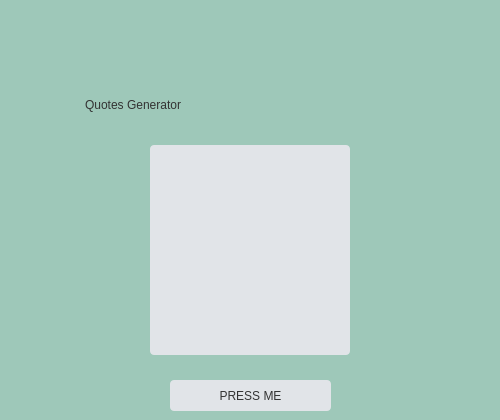
    <widget class="QWidget" name="MotivationPage">
     <property name="styleSheet">
      <string notr="true">background-color: #9EC8B9;</string>
     </property>
     <widget class="QPushButton" name="ReturnButton5">
      <property name="geometry">
       <rect>
        <x>450</x>
        <y>10</y>
        <width>41</width>
        <height>31</height>
       </rect>
      </property>
      <property name="cursor">
       <cursorShape>PointingHandCursor</cursorShape>
      </property>
      <property name="styleSheet">
       <string notr="true">background-image: url(:/Images/ReturnArrow.jpg);
background-position: center;
border-color: black;
border-radius: 4px;
</string>
      </property>
      <property name="text">
       <string/>
      </property>
     </widget>
     <widget class="QTextEdit" name="quoteDisplay">
      <property name="geometry">
       <rect>
        <x>150</x>
        <y>145</y>
        <width>200</width>
        <height>210</height>
       </rect>
      </property>
      <property name="font">
       <font>
        <family>Roboto Slab Medium</family>
        <pointsize>16</pointsize>
        <italic>false</italic>
        <fontweight>Medium</fontweight>
       </font>
      </property>
      <property name="styleSheet">
       <string notr="true">background-color: #e1e4e8;
font: 500 16pt &quot;Roboto Slab Medium&quot;;
color: black;
text-align: center;
border-color: black;
border-radius: 4px;
</string>
      </property>
      <property name="verticalScrollBarPolicy">
       <enum>Qt::ScrollBarAlwaysOff</enum>
      </property>
      <property name="horizontalScrollBarPolicy">
       <enum>Qt::ScrollBarAlwaysOff</enum>
      </property>
      <property name="readOnly">
       <bool>true</bool>
      </property>
      <property name="html">
       <string>&lt;!DOCTYPE HTML PUBLIC &quot;-//W3C//DTD HTML 4.0//EN&quot; &quot;http://www.w3.org/TR/REC-html40/strict.dtd&quot;&gt;
&lt;html&gt;&lt;head&gt;&lt;meta name=&quot;qrichtext&quot; content=&quot;1&quot; /&gt;&lt;meta charset=&quot;utf-8&quot; /&gt;&lt;style type=&quot;text/css&quot;&gt;
p, li { white-space: pre-wrap; }
hr { height: 1px; border-width: 0; }
li.unchecked::marker { content: &quot;\2610&quot;; }
li.checked::marker { content: &quot;\2612&quot;; }
&lt;/style&gt;&lt;/head&gt;&lt;body style=&quot; font-family:'Roboto Slab Medium'; font-size:16pt; font-weight:500; font-style:normal;&quot;&gt;
&lt;p align=&quot;center&quot; style=&quot;-qt-paragraph-type:empty; margin-top:0px; margin-bottom:0px; margin-left:0px; margin-right:0px; -qt-block-indent:0; text-indent:0px; font-family:'Segoe UI'; font-size:9pt; font-weight:400;&quot;&gt;&lt;br /&gt;&lt;/p&gt;&lt;/body&gt;&lt;/html&gt;</string>
      </property>
      <property name="textInteractionFlags">
       <set>Qt::NoTextInteraction</set>
      </property>
     </widget>
     <widget class="QPushButton" name="quoteButton">
      <property name="geometry">
       <rect>
        <x>170</x>
        <y>380</y>
        <width>161</width>
        <height>31</height>
       </rect>
      </property>
      <property name="cursor">
       <cursorShape>PointingHandCursor</cursorShape>
      </property>
      <property name="styleSheet">
       <string notr="true">background-color: #e1e4e8;
font: 500 20pt &quot;Roboto Slab Medium&quot;;
color: #333333;
text-align: center;
border-color: black;
border-radius: 4px;
</string>
      </property>
      <property name="text">
       <string>PRESS ME</string>
      </property>
     </widget>
     <widget class="QLabel" name="QuotesLable">
      <property name="geometry">
       <rect>
        <x>85</x>
        <y>80</y>
        <width>330</width>
        <height>50</height>
       </rect>
      </property>
      <property name="styleSheet">
       <string notr="true">font: 500 30pt &quot;Roboto Slab Medium&quot;;
color: #333333;
text-align: center;
border-color: black;
border-radius: 4px;
</string>
      </property>
      <property name="text">
       <string>Quotes Generator</string>
      </property>
     </widget>
    </widget>
